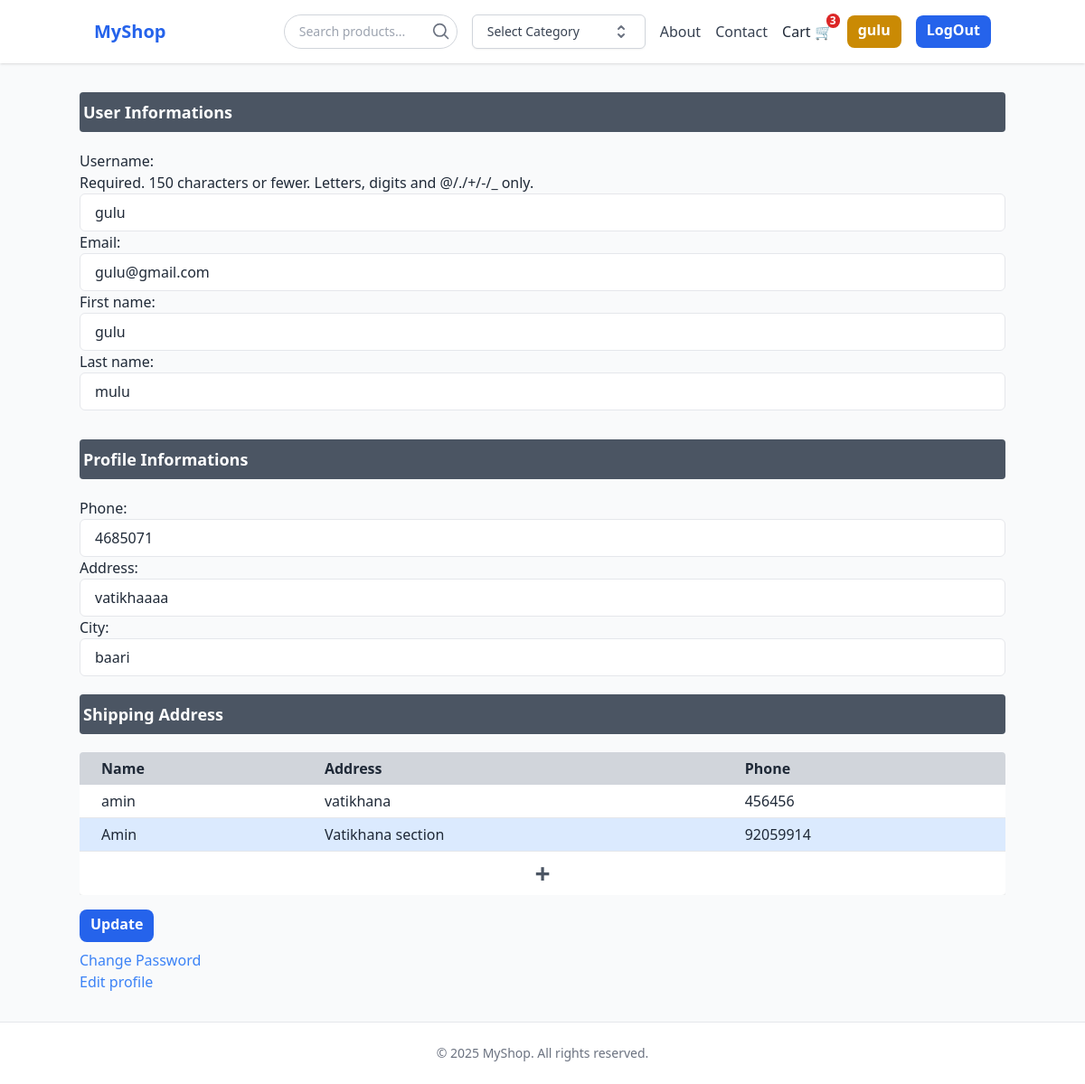
The app's page /update-user/ (signed in), older data.
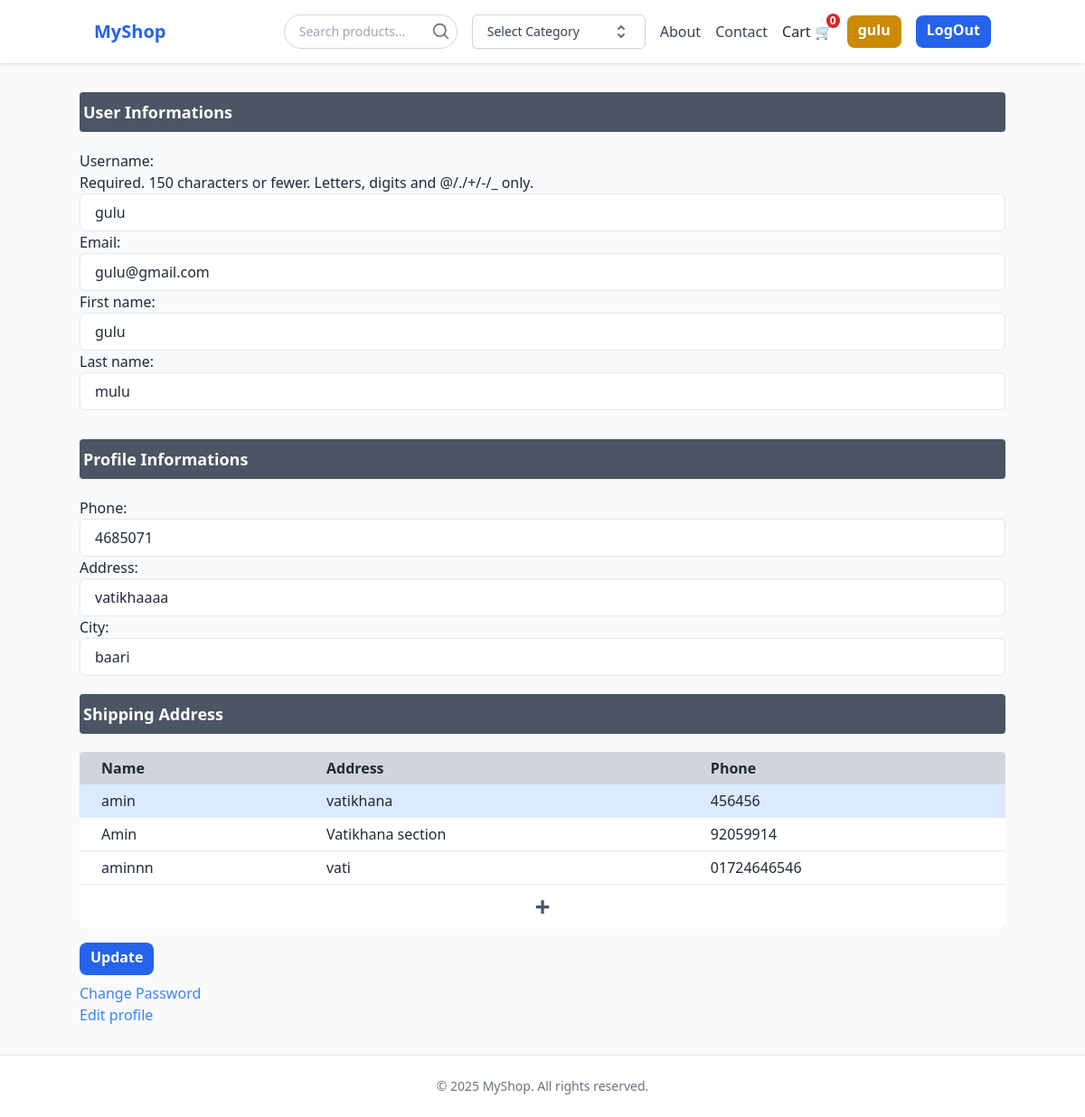
The same page, newer data.
### cart/models.py (models this page shows, shortened)
class Shipping(models.Model):
    user = models.ForeignKey(User, on_delete=models.CASCADE)
    full_name = models.CharField(max_length=100) # receiver full name
    phone = models.CharField(max_length=20)
    city = models.CharField(max_length=100)
    address_line_1 = models.CharField(max_length=225)
    postal_code = models.CharField(max_length=20, null=True, blank=True)
    is_default = models.BooleanField(default=False)

### store/views.py (the view)
# urls.py: path('update-user/', views.update_user, name='update-user'),
def update_user(request):
    if request.user.is_authenticated:
        current_user = User.objects.get(id=request.user.id)
        form = UpdateUserForm(request.POST or None, instance=current_user)
        profile = request.user.profile
        profile_form = UpdateProfileForm(request.POST or None, instance=profile)
        shipping_addresses = current_user.shipping_set.all()
        if request.method == "POST":
            if form.is_valid() and profile_form.is_valid():
                form.save()
                profile_form.save()
                messages.success(request, "Updated Done.")
                return redirect('home')
    context={'form':form, 'profile_form':profile_form, 'shipping_addresses':shipping_addresses}
    return render(request, 'store/update-user.html', context=context)

### store/forms.py
class UpdateUserForm(UserChangeForm):
    password = None
    email = forms.EmailField(
        widget=forms.TextInput(attrs={
            'class': 'w-full px-4 py-2 border rounded-md focus:outline-none focus:ring-2 focus:ring-blue-400',
            'placeholder': 'Email Address'
        })
    )
    class Meta:
        model = User
        fields = ['username', 'email', 'first_name', 'last_name']
    def __init__(self, *args, **kwargs):
        super().__init__(*args, **kwargs)
        self.fields['username'].widget.attrs.update({
            'class': twcssforinput,
            'placeholder': 'Username'
        })
        self.fields['first_name'].widget.attrs.update({
            'class': twcssforinput,
            'placeholder': 'first name'
        })
        self.fields['last_name'].widget.attrs.update({
            'class': twcssforinput,
            'placeholder': 'last name'
        })

### cart/models.py (called while the page is built)
    @property
    def cart_total_items(self):
        return self.items.aggregate(total=Sum('quantity'))['total'] or 0

### store/templates/store/update-user.html (shortened to what this page needs)
{% extends 'store/base.html' %}
{% block content %}
<form action="" method="POST">
    <div class="py-3">
        <h1 class="my-5 py-2 px-1 text-lg font-semibold bg-gray-600 text-white rounded">User Informations</h1>
        {{ form }}
    </div>
    <div class="my-2">
        <h1 class="my-5 py-2 px-1 text-lg font-semibold bg-gray-600 text-white rounded">Profile Informations</h1>
        {{ profile_form }}
    </div>
    <div class="my-2">
        <h1 class="my-5 py-2 px-1 text-lg font-semibold bg-gray-600 text-white rounded">Shipping Address</h1>
        {% if shipping_addresses %}
            <div class="overflow-x-auto mt-4">
                <table class="min-w-full bg-white shadow-md rounded overflow-hidden">
                    <thead class="bg-gray-300">
                        <tr>
                            <th class="text-left px-6 py-1.5">Name</th>
                            <th class="text-left px-6 py-1.5">Address</th>
                            <th class="text-left px-6 py-1.5">Phone</th>
                        </tr>
                    </thead>
                    <tbody class="divide-y divide-gray-200">
                        {% for info in shipping_addresses %}
                            <tr class="{% if info.is_default %}bg-blue-100 hover:bg-blue-200{% else %}hover:bg-gray-100{% endif %}">
                                <td class="px-6 py-1.5">{{ info.full_name }}</td>
                                <td class="px-6 py-1.5">{{ info.address_line_1 }}</td>
                                <td class="px-6 py-1.5">{{ info.phone }}</td>
                            </tr>
                            {% endfor %}
                            <tr>
                                <td colspan="3" class="px-6 py-1.5 text-center text-3xl font-semibold text-gray-600 hover:bg-green-300">
                                    <a href="{% url 'shippingaddress-add' %}" class="block w-full h-full">
                                        +
                                    </a>
                                </td>
                        </tr>
                    </tbody>
                </table>
            </div>
        {% endif %}
    </div>
    <button type="submit" class="text-white hover:bg-blue-700 bg-blue-600 font-semibold px-3 py-1 pb-2 rounded-lg my-2">Update</button>
</form>
<h3>
    <a href="{% url 'password-change' %}" class="text-blue-500">
        Change Password
    </a>
</h3>
<h3>
    <a href="{% url 'update-profile' %}" class="text-blue-500">
        Edit profile
    </a>
</h3>
{% endblock %}

### store/templates/store/base.html (shortened to what this page needs)
{% load static %}
<!DOCTYPE html>
<html lang="en">
<head>
    <script src="https://cdn.tailwindcss.com"></script>
    <link rel="stylesheet" href="{% static 'store/style.css' %}">
</head>
<body class="flex flex-col min-h-screen bg-gray-50 text-gray-800">
    <header class="bg-white shadow">
        <div class="container mx-auto px-4 py-4 flex justify-between items-center">
            <a href="{% url 'home' %}" class="text-xl font-bold text-blue-600">MyShop</a>
            <nav class="flex items-center space-x-4">
                <form method="GET" action="{% url 'home' %}" class="relative w-48">
                    <input
                        type="text"
                        name="q"
                        placeholder="Search products..."
                        value="{{ request.GET.q }}"
                        class="w-full pl-4 pr-10 py-2 border border-gray-300 rounded-full text-sm focus:outline-none focus:ring-2 focus:ring-blue-400"
                    />
                    <button type="submit" class="absolute right-2 top-1/2 transform -translate-y-1/2 text-gray-500 hover:text-blue-600">
                        <svg xmlns="http://www.w3.org/2000/svg" class="h-5 w-5" fill="none"
                            viewBox="0 0 24 24" stroke="currentColor" stroke-width="2">
                            <path stroke-linecap="round" stroke-linejoin="round"
                                d="M21 21l-4.35-4.35M10 18a8 8 0 100-16 8 8 0 000 16z"/>
                        </svg>
                    </button>
                </form>
                <a href="" class="text-gray-700 hover:text-blue-500">
                    <div class="relative inline-block group">
                        <button class="inline-flex items-center justify-between w-48 px-4 py-2 bg-white border border-gray-300 rounded-md shadow-sm text-sm font-medium text-gray-700 hover:bg-gray-100">
                        Select Category
                        <svg class="w-5 h-5 ml-2 text-gray-500" xmlns="http://www.w3.org/2000/svg" fill="none" viewBox="0 0 20 20" stroke="currentColor">
                            <path stroke-linecap="round" stroke-linejoin="round" stroke-width="2" d="M7 7l3-3 3 3m0 6l-3 3-3-3" />
                        </svg>
                        </button>
                    </div>
                </a>
                <a href="" class="text-gray-700 hover:text-blue-500">About</a>
                <a href="" class="text-gray-700 hover:text-blue-500">Contact</a>
                <a href="{% url 'cart' %}" class="relative hover:text-blue-500">Cart 🛒
                    <span id="count" class="absolute -top-2 -right-2 inline-flex items-center justify-center px-1 py-0.5 text-xs font-bold leading-none text-white bg-red-600 rounded-full">
                        {{prod_count|default:0}}
                    </span>
                </a>
                {% if user.is_authenticated %}
                    <a href="{% url 'update-user' %}" class="text-white hover:bg-yellow-700 bg-yellow-600 font-semibold px-3 py-1 pb-2 rounded-lg">{{ user.username }}</a>
                    <a href="{% url 'logout' %}" class="text-white hover:bg-blue-700 bg-blue-600 font-semibold px-3 py-1 pb-2 rounded-lg">LogOut</a>
                {% else %}
                    <a href="{% url 'login' %}" class="text-white hover:bg-blue-700 bg-blue-600 font-semibold px-3 py-1 pb-2 rounded-lg">LogIn</a>
                    <a href="{% url 'register' %}" class="text-white hover:bg-blue-700 bg-blue-600 font-semibold px-3 py-1 pb-2 rounded-lg">Register</a>
                {% endif %}
            </nav>
        </div>
    </header>
    <div id="toast-container" class="fixed inset-0 flex flex-col items-center justify-center z-50 pointer-events-none">
    </div>
    <main class="container mx-auto">
        {% block content %}{% endblock %}
    </main>
    <footer class="bg-white border-t mt-8">
        <div class="container mx-auto px-4 py-6 text-center text-sm text-gray-500">
            &copy; {{ year|default:2025 }} MyShop. All rights reserved.
        </div>
    </footer>
</body>
</html>

Row changes from the older to the newer data that the page shows:
changed Shipping "amin": is_default False → True (drawn)
changed Shipping "Amin": is_default True → False (drawn)
added Shipping: full_name "aminnn", address_line_1 "vati", phone "01724646546"
Text that changed along with them:
{{ prod_count|default:0 }}: "3" → "0"
